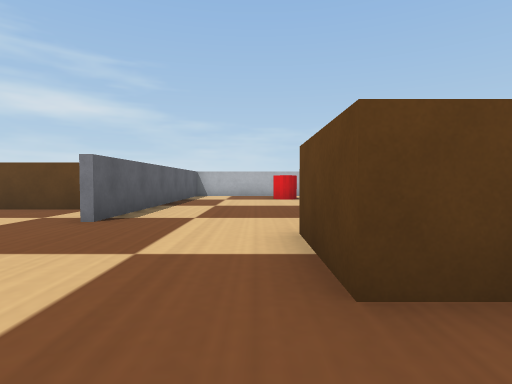
view 1 (above)

16 first-person views from a walk through a world built for the Webots simulator. The camera is 0.06 m above the floor, tilts 2° down and sees 80° across. The floor is counted in squares, 0.1 m on a side. Each view is taken from the middle of a square. On the plan, view 1 faces up. The plan holds only what a view shows up to about 9 squares ahead; the rest is blank. The robots in the file are not drawn. Simple shapes and patterns stand in for the simulator's stock objects.

view 2
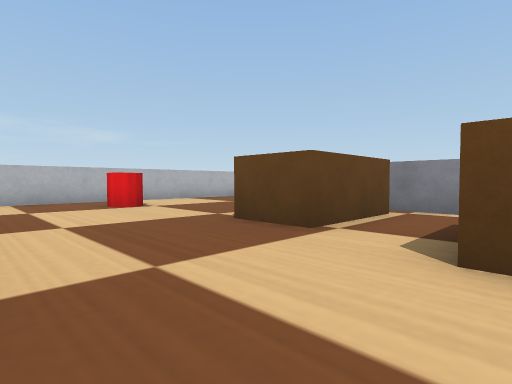

view 3
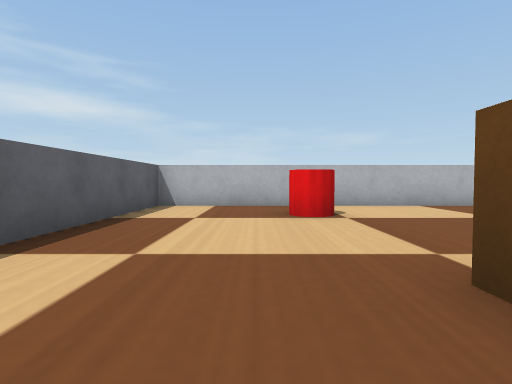

view 4
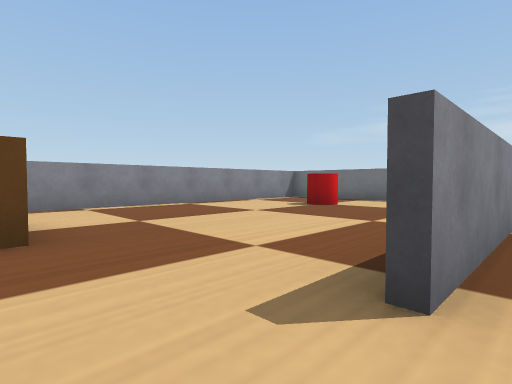

view 5
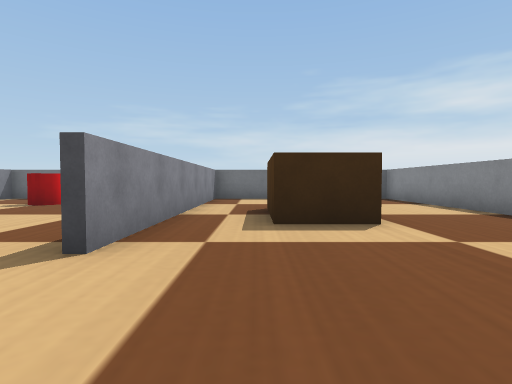

view 6
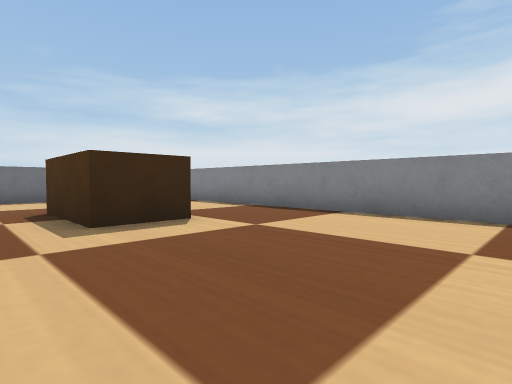

view 7
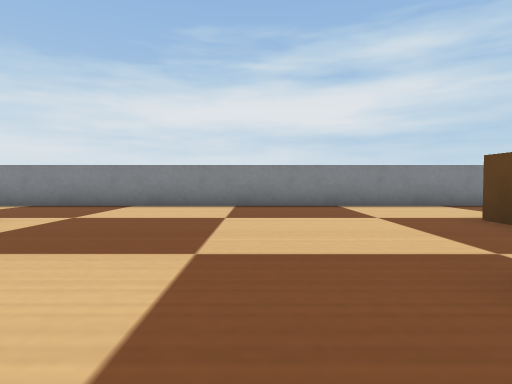

view 8
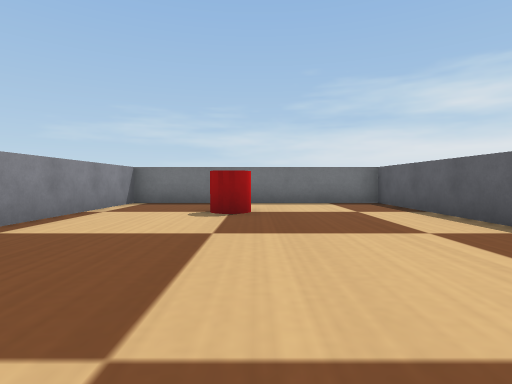

view 9
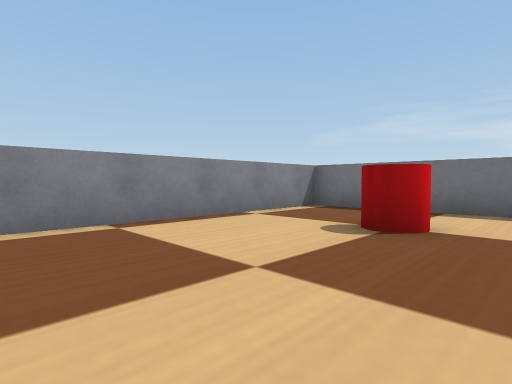

view 10
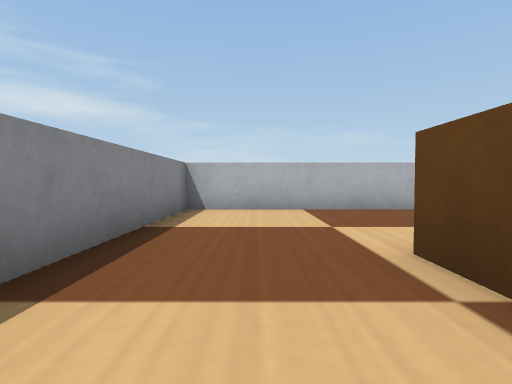

view 11
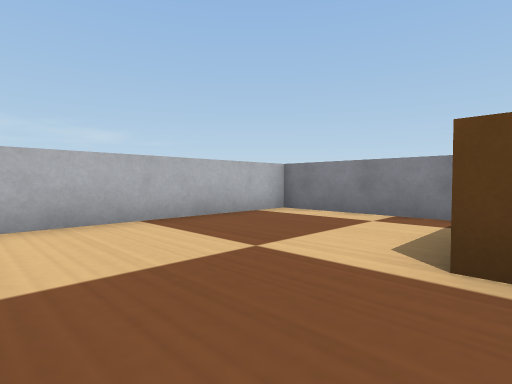

view 12
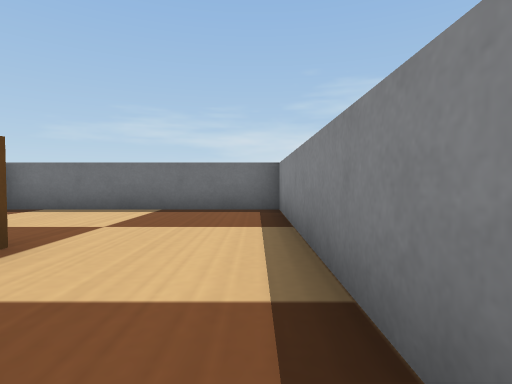

view 13
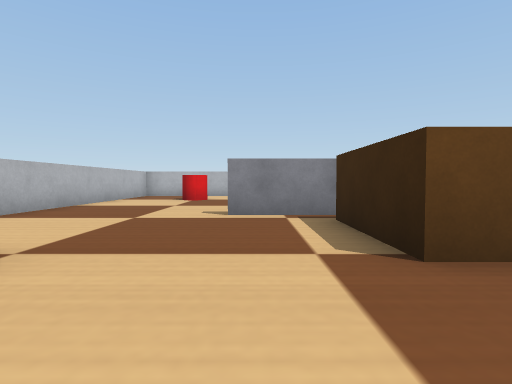

view 14
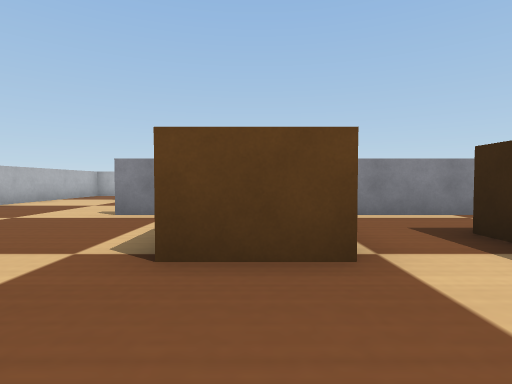

view 15
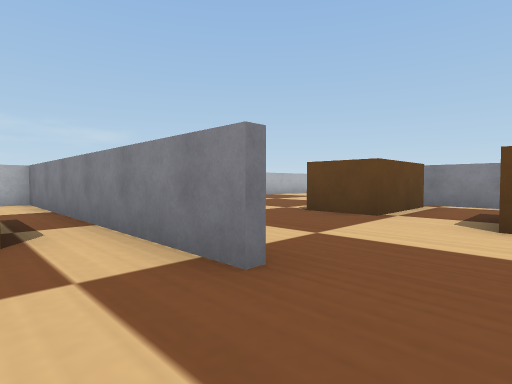

view 16
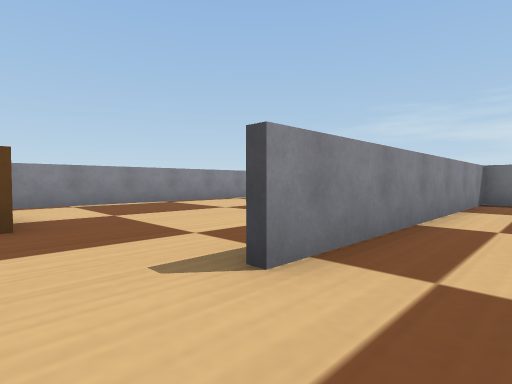

### Floor plan
Points are (right, up) in squares from view 1. A wall is a line through its corners. A room is listed if a view was taken in it or the views show most of it. See-through windows are left out.
Room 1 (views 1, 2, 3, 7, 8, 9, 13, 14)
walls: (-2.4, -3) (-2.4, -7.5); (-2.4, 12.5) (-2.4, 4.5); (4.5, 12.5) (-2, 12.5); (-2, -7.5) (4.4, -7.5) (4.4, 8.5)
ways out: opening at (-2, 2.5) to room 2; opening at (5, 10.5)
objects: red cylinder (1, -5) to (2, -5); brown box (1, 2) to (2, 3); brown box (1, 6) to (3, 7); red cylinder (1, 10) to (1, 11)
Room 2 (views 4, 5, 6, 10, 11, 12, 15, 16)
walls: (-2.6, 4.5) (-2.6, 12.5); (-2, 12.5) (-8.5, 12.5) (-8.5, -7.5) (-2, -7.5); (-2.6, -7.5) (-2.6, 0.5)
ways out: opening at (-2, 2.5) to room 1
objects: brown box (-6, -3) to (-5, -1); brown box (-5, 7) to (-4, 8)

Positions as (right, up) in squares from view 1, and headings:
1: (0, 0), facing up
2: (-2, 3), facing up-right
3: (0, 5), facing up
4: (-3, 2), facing down-right
5: (-4, 3), facing down
6: (-3, 3), facing down-left
7: (-1, 3), facing left
8: (1, 1), facing down
9: (0, -1), facing down-right
10: (-7, 6), facing up
11: (-8, 8), facing up-right
12: (-8, -1), facing down
13: (-1, 8), facing right
14: (-1, 6), facing right
15: (-4, 3), facing up-right
16: (-4, 2), facing down-right
